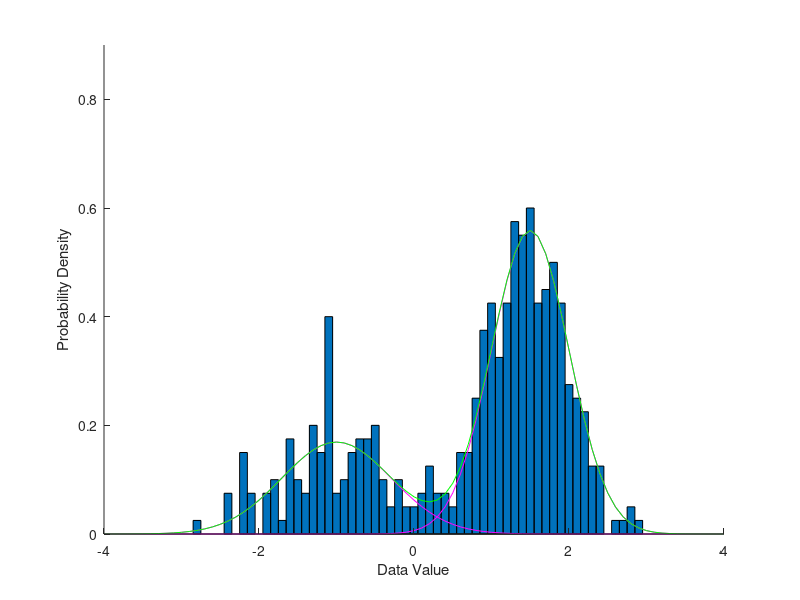
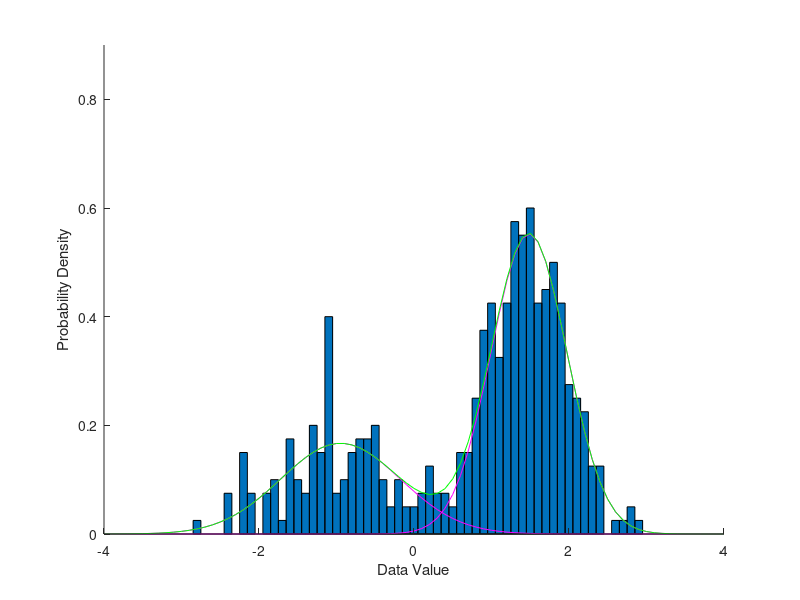

Recreate these plots in MATLAB, in order.
function r=practicalMixGaussB

%The goal of this practical is to generate some data from a one-dimensional
%mixtures of Gaussians model, and subsequently to fit a mixtures of Gaussians model to
%this data, to recover the original parameters.

%You should use this template for your code and fill in the missing 
%sections marked "TO DO"

%close all open plots
close all;




% TO DO: Note (again) that you should NOT be using functions like normpdf and
% normfit or other functions from Statistics Toolbox in sampling from or
% fitting your distributions in this or further parts of this practical.
% Optionally, you can try comparing your results to those produced by those
% functions, but our goal here is to learn what is happening!





%define the True parameters for mixture of k Gaussians
%we will represent the mixtures of Gaussians as a Matlab structure
%we are working in 1 dimension, but if we were in d dimenisions, the mean field
%will be a dxk matrix and the cov field will be a dxdxk matrix.
%matrix:1x2 cov:1x1x2
mixGaussTrue.k = 2;
mixGaussTrue.d = 1;
mixGaussTrue.weight = [0.3 0.7];
mixGaussTrue.mean = [-1 1.5];
mixGaussTrue.cov = reshape([0.5 0.25],1,1,2);

%define number of samples to generate
nData = 400;

%generate data from the mixture of Gaussians
%TO DO - fill in this routine (below)
data = mixGaussGen1d(mixGaussTrue,nData);

%draw data, True Gaussians
figure;
drawEMData1d(data,mixGaussTrue);
drawnow;

%define number of components to estimate
nGaussEst = 2;

%fit mixture of Gaussians (Pretend someone handed you some data. Now what?)
%TO DO fill in this routine (below)
figure;
mixGaussEst = fitMixGauss1d(data,nGaussEst);




%==========================================================================
%==========================================================================

%the goal of this function is to generate data from a one-dimensional
%mixture of Gaussians structure.
function data = mixGaussGen1d(mixGauss,nData);

%create space for output data
data = zeros(1,nData);
%for each data point
for (cData =1:nData)
    %randomly choose Gaussian according to probability distributions
    h = sampleFromDiscrete(mixGauss.weight);
    %h = 1(30%) or 2(70%)
    %draw a sample from the appropriate Gaussian distribution
    %TO DO (d)- replace this
    data(cData) = mixGauss.mean(h)+ sqrt(mixGauss.cov(:,:,h)) * randn(1);
end;
    
%==========================================================================
%==========================================================================

function mixGaussEst = fitMixGauss1d(data,k);
%k = nGaussEst = 2;
nData = size(data,2);

%MAIN E-M ROUTINE 
%there are nData data points, and there is a hidden variable associated
%with each.  If the hidden variable is 0 this indicates that the data was
%generated by the first Gaussian.  If the hidden variable is 1 then this
%indicates that the hidden variable was generated by the second Gaussian
%etc.

responsibilities =zeros(k, nData);

%in the E-M algorithm, we calculate a complete posterior distribution over
%the (nData) hidden variables in the E-Step.  In the M-Step, we
%update the parameters of the Gaussians (mean, cov, w).  

%we will initialize the values to random values
mixGaussEst.d = 1;
mixGaussEst.k = k;
mixGaussEst.weight = (1/k)*ones(1,k);
mixGaussEst.mean = 2*randn(1,k);
mixGaussEst.cov = 0.1+1.5*rand(1,1,k);

%calculate current likelihood
%TO DO - fill in this routine
logLike = getMixGaussLogLike(data,mixGaussEst);
fprintf('Log Likelihood Iter 0 : %4.3f\n',logLike);

nIter = 20;
for (cIter = 1:nIter)
  
   % ===================== =====================
   %Expectation step
   % ===================== =====================
   for (cData = 1:nData)
        %TO DO: fill in column of 'hidden' - caculate posterior probability that
        %this data point came from each of the Gaussians
        %replace this:
        %responsibilities(:,cData) = 1/k;
        thisData = data(:,cData);
        for i = 1:k
            %posterior (responsibilities)
            responsibilities(i,cData) = mixGaussEst.weight(i)*getGaussProb(thisData,mixGaussEst.mean(i),mixGaussEst.cov(i));
        end
        responsibilities(:,cData) =  responsibilities(:,cData)/sum(responsibilities(:,cData),1);
   end;
   
   %calculate the log likelihood
   logLike = getMixGaussLogLike(data,mixGaussEst);
   fprintf('Log Likelihood After E-Step Iter %d : %4.3f\n',cIter,logLike);

   %calculate the bound
   %TO DO - Fill in this routine
   bound = getMixGaussBound(data,mixGaussEst,responsibilities);
   fprintf('Bound After E-Step Iter %d : %4.3f\n',cIter,bound);

   % ===================== =====================
   %Maximization Step
   % ===================== =====================
   %for each constituent Gaussian
   for (cGauss = 1:k) 
        %TO DO:  Update weighting parameters mixGauss.weight based on the total
        %posterior probability associated with each Gaussian. Replace this:
        %mixGaussEst.weight(cGauss) = mixGaussEst.weight(cGauss); 
        mixGaussEst.weight(cGauss) = sum(responsibilities(cGauss,:),2)/sum(sum(responsibilities)); 
   
        %TO DO:  Update mean parameters mixGauss.mean by weighted average
        %where weights are given by posterior probability associated with
        %Gaussian.  Replace this:
        %mixGaussEst.mean(cGauss) = mixGaussEst.mean(cGauss);
        mixGaussEst.mean(cGauss) = responsibilities(cGauss,:)*(data')/sum(responsibilities(cGauss,:),2);
        
        %TO DO:  Update covarance parameter based on weighted average of
        %square distance from update mean, where weights are given by
        %posterior probability associated with Gaussian
        %mixGaussEst.cov(1,1,cGauss) = mixGaussEst.cov(1,1,cGauss);
        mixGaussEst.cov(1,1,cGauss) = sum(responsibilities(cGauss,:).*((data-mixGaussEst.mean(cGauss)).*(data-mixGaussEst.mean(cGauss))),2)/sum(responsibilities(cGauss,:),2);
   end;
   
   %draw the new solution
   drawEMData1d(data,mixGaussEst);drawnow;

   %calculate the log likelihood
   logLike = getMixGaussLogLike(data,mixGaussEst);
   fprintf('Log Likelihood After M-Step Iter %d : %4.3f\n',cIter,logLike);

   %calculate the bound
   bound = getMixGaussBound(data,mixGaussEst,responsibilities);
   fprintf('Bound After M-Step Iter %d : %4.3f\n',cIter,bound);   
end;


%==========================================================================
%==========================================================================

%the goal of this routine is to calculate the log likelihood for the whole
%data set under a mixture of Gaussians model. We calculate the log because the
%likelihood will probably be a very small number that Matlab may not be
%able to represent.
function logLike = getMixGaussLogLike(data,mixGaussEst);

%find total number of data items
nData = size(data,2);

%initialize log likelihoods
logLike = 0;

%run through each data item
for(cData = 1:nData)
    thisData = data(:,cData);    
    %TO DO (e) - calculate likelihood of this data point under mixture of
    %Gaussians model. Replace this
    like = 0;
    %k = 1, 2
    for i = 1:mixGaussEst.k
        normal = getGaussProb(thisData,mixGaussEst.mean(i),mixGaussEst.cov(i));
        like = like+(mixGaussEst.weight(i)).*normal;
    end
    %add to total log like
    logLike = logLike+log(like);        
end;

%==========================================================================
%==========================================================================

%the goal of this routine is to calculate the bound on the 
%log likelihood for the whole data set under a mixture of Gaussians model.
function bound = getMixGaussBound(data,mixGaussEst,responsibilities)

%find total number of data items
nData = size(data,2);

%initialize bound
bound = 0;

%run through each data item
for(cData = 1:nData)
    %extract this data
    thisData = data(:,cData);    
    %extract this q(h)
    thisQ = responsibilities(:,cData);
    
    %TO DO - calculate contribution to bound of this datapoint
    %Replace this
    boundValue= 0;
    for i = 1:mixGaussEst.k
        norm = getGaussProb(thisData,mixGaussEst.mean(i),mixGaussEst.cov(i));
        boundValue= boundValue + thisQ(i)*log((mixGaussEst.weight(:)).*norm/thisQ(i));       
    end
    %add to total log like
    bound = bound+boundValue;        
end;





%==========================================================================
%==========================================================================

%The goal fo this routine is to draw the data in histogram form and plot
%the mixtures of Gaussian model on top of it.
function r = drawEMData1d(data,mixGauss)

%delete previous plot if it exists
hold off;
%bin the data to make a histogram
binWidth = 0.1;
binMin =-4;
binMax = 4;
xHist = binMin:binWidth:binMax;
yHist = hist(data,xHist)/(length(data)*binWidth);
bar(xHist,yHist,1);
%retain this plot
hold on;
%calculate Gaussian data
nGauss = mixGauss.k;
gaussEnvEst = zeros(size(xHist));
for (cGauss = 1:nGauss)
    %calculate weighted Gaussian values
    gaussProb = mixGauss.weight(cGauss)*getGaussProb(xHist,mixGauss.mean(cGauss),mixGauss.cov(cGauss));
    plot(xHist, gaussProb,'m-');
    %add to form envelope
    gaussEnvEst = gaussEnvEst+gaussProb;
end;
plot(xHist, gaussEnvEst,'g-');

%tidy up plot
xlabel('Data Value');
ylabel('Probability Density');
set(gca,'Box','Off');
set(gcf,'Color',[1 1 1]);
xlim([binMin binMax]);
ylim([0 max(yHist)*1.5]);

%==========================================================================
%==========================================================================

%draws a random sample from a discrete probability distribution using a
%rejection sampling method
function r = sampleFromDiscrete(probDist);

nIndex = length(probDist);
while(1)
    %choose random index
    r=ceil(rand(1)*nIndex);
    %choose random height
    randHeight = rand(1);
    %if height is less than probability value at this point in the
    %histogram then select
    if (randHeight<probDist(r))
        break;
    end;
end;
    
%==========================================================================
%==========================================================================

%subroutine to return gaussian probabilities
function prob = getGaussProb(x,mean,var);

prob = exp(-0.5*((x-mean).^2)/(var));
prob = prob/ sqrt(2*pi*var);

